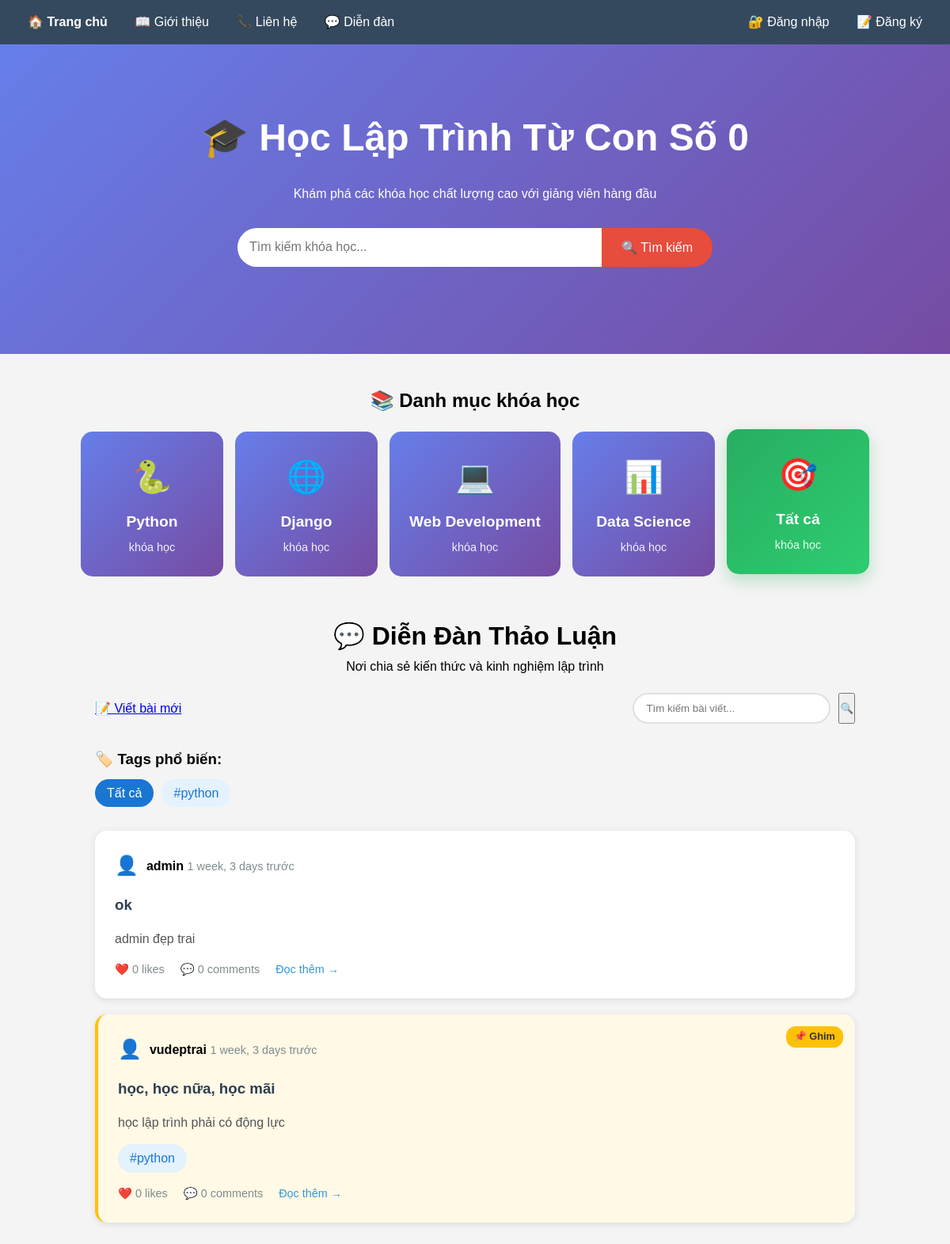
The app's page /forum/ with its own data.
### courses/models.py (models this page shows, shortened)
class ForumPost(models.Model):
    author = models.ForeignKey(User, on_delete=models.CASCADE, verbose_name="Tác giả")
    title = models.CharField(max_length=200, verbose_name="Tiêu đề")
    content = models.TextField(verbose_name="Nội dung")
    created_at = models.DateTimeField(auto_now_add=True, verbose_name="Ngày tạo")
    updated_at = models.DateTimeField(auto_now=True, verbose_name="Ngày cập nhật")
    tags = models.CharField(max_length=100, blank=True, verbose_name="Tags")
    is_pinned = models.BooleanField(default=False, verbose_name="Ghim bài")
    class Meta:
        ordering = ['-is_pinned', '-created_at']
        verbose_name = "Bài viết diễn đàn"
        verbose_name_plural = "Bài viết diễn đàn"

### courses/views.py (the view)
# urls.py: path('forum/', views.forum_list, name='forum_list'),
def forum_list(request):
    search_query = request.GET.get('q', '')
    tag_filter = request.GET.get('tag', '')
    posts = ForumPost.objects.annotate(
        like_count=Count('postlike'),
        comment_count=Count('comments')
    )
    if search_query:
        posts = posts.filter(
            Q(title__icontains=search_query) |
            Q(content__icontains=search_query) |
            Q(tags__icontains=search_query)
        )
    if tag_filter:
        posts = posts.filter(tags__icontains=tag_filter)
    popular_tags = ForumPost.objects.exclude(tags__isnull=True).exclude(tags__exact='')\
        .values_list('tags', flat=True)
    return render(request, 'courses/forum_list.html', {
        'posts': posts,
        'search_query': search_query,
        'tag_filter': tag_filter,
        'popular_tags': popular_tags
    })

### courses/templates/courses/forum_list.html (shortened to what this page needs)
{% extends 'courses/base.html' %}
{% block content %}
<div class="forum-container">
    <div class="forum-header">
        <h1>💬 Diễn Đàn Thảo Luận</h1>
        <p>Nơi chia sẻ kiến thức và kinh nghiệm lập trình</p>
        <div class="forum-actions">
            <a href="{% url 'forum_create' %}" class="btn-primary">📝 Viết bài mới</a>
            <form method="get" class="search-form">
                <input type="text" name="q" placeholder="Tìm kiếm bài viết..." value="{{ search_query }}">
                <button type="submit">🔍</button>
            </form>
        </div>
    </div>
    <div class="popular-tags">
        <h3>🏷️ Tags phổ biến:</h3>
        <div class="tags-list">
            <a href="{% url 'forum_list' %}" class="tag {% if not tag_filter %}active{% endif %}">Tất cả</a>
            {% for tag in popular_tags %}
                {% if tag %}
                <a href="{% url 'forum_list' %}?tag={{ tag }}" class="tag {% if tag_filter == tag %}active{% endif %}">
                    #{{ tag }}
                </a>
                {% endif %}
            {% endfor %}
        </div>
    </div>
    <div class="posts-list">
        {% for post in posts %}
        <div class="post-card {% if post.is_pinned %}pinned{% endif %}">
            {% if post.is_pinned %}<div class="pin-badge">📌 Ghim</div>{% endif %}
            <div class="post-header">
                <div class="author-info">
                    <span class="author-avatar">👤</span>
                    <div>
                        <strong>{{ post.author.username }}</strong>
                        <span class="post-date">{{ post.created_at|timesince }} trước</span>
                    </div>
                </div>
            </div>
            <h3><a href="{% url 'forum_detail' post.id %}">{{ post.title }}</a></h3>
            <div class="post-content-preview">
                {{ post.content|truncatewords:30 }}
            </div>
            {% if post.tags %}
            <div class="post-tags">
                {% for tag in post.tags.split %}
                <span class="tag">#{{ tag }}</span>
                {% endfor %}
            </div>
            {% endif %}
            <div class="post-stats">
                <span class="stat">❤️ {{ post.like_count }} likes</span>
                <span class="stat">💬 {{ post.comment_count }} comments</span>
                <a href="{% url 'forum_detail' post.id %}" class="read-more">Đọc thêm →</a>
            </div>
        </div>
        {% endfor %}
    </div>
</div>
{% endblock %}

### courses/templates/courses/base.html (style rules this page uses)
* { box-sizing: border-box; margin: 0; padding: 0; }
body { font-family: Arial, sans-serif; margin: 0; padding: 0; background-color: #f4f4f4; line-height: 1.6; }

### courses/templates/courses/forum_list.html (style rules this page uses)
.forum-container { max-width: 1000px; margin: 0 auto; padding: 20px; }
.forum-header { text-align: center; margin-bottom: 30px; }
.forum-actions { display: flex; justify-content: space-between; align-items: center; margin-top: 20px; flex-wrap: wrap; gap: 15px; }
.search-form { display: flex; gap: 10px; }
.search-form input { padding: 10px 15px; border: 2px solid #e0e0e0; border-radius: 25px; min-width: 250px; }
.popular-tags { margin: 30px 0; }
.tags-list { display: flex; flex-wrap: wrap; gap: 10px; margin-top: 10px; }
.tag { padding: 5px 15px; background: #e3f2fd; border-radius: 20px; text-decoration: none; color: #1976d2; transition: all 0.3s ease; }
.tag:hover, .tag.active { background: #1976d2; color: white; }
.posts-list { display: flex; flex-direction: column; gap: 20px; }
.post-card { background: white; padding: 25px; border-radius: 15px; box-shadow: 0 2px 10px rgba(0,0,0,0.1); transition: all 0.3s ease; position: relative; }
.post-card.pinned { border-left: 4px solid #ffc107; background: #fff9e6; }
.pin-badge { position: absolute; top: 15px; right: 15px; background: #ffc107; color: #333; padding: 3px 10px; border-radius: 12px; font-size: 0.8em; font-weight: bold; }
.post-header { display: flex; justify-content: space-between; align-items: center; margin-bottom: 15px; }
.author-info { display: flex; align-items: center; gap: 10px; }
.author-avatar { font-size: 1.5em; }
.post-date { color: #7f8c8d; font-size: 0.9em; }
.post-card h3 { margin: 0 0 15px 0; color: #2c3e50; }
.post-card h3 a { text-decoration: none; color: inherit; }
.post-content-preview { color: #555; line-height: 1.6; margin-bottom: 15px; }
.post-tags { display: flex; flex-wrap: wrap; gap: 8px; margin-bottom: 15px; }
.post-stats { display: flex; align-items: center; gap: 20px; color: #7f8c8d; font-size: 0.9em; }
.stat { display: flex; align-items: center; gap: 5px; }
.read-more { color: #3498db; text-decoration: none; font-weight: 500; }

### records on screen
ForumPost: author.username "admin", created_at "1 week, 3 days", title "ok", content "admin đẹp trai", like_count "0", comment_count "0"
ForumPost: is_pinned "📌 Ghim", author.username "vudeptrai", created_at "1 week, 3 days", title "học, học nữa, học mãi", content "học lập trình phải có động lực", split "python", like_count "0", comment_count "0"

### other values on screen
{{ tag }} "python"
